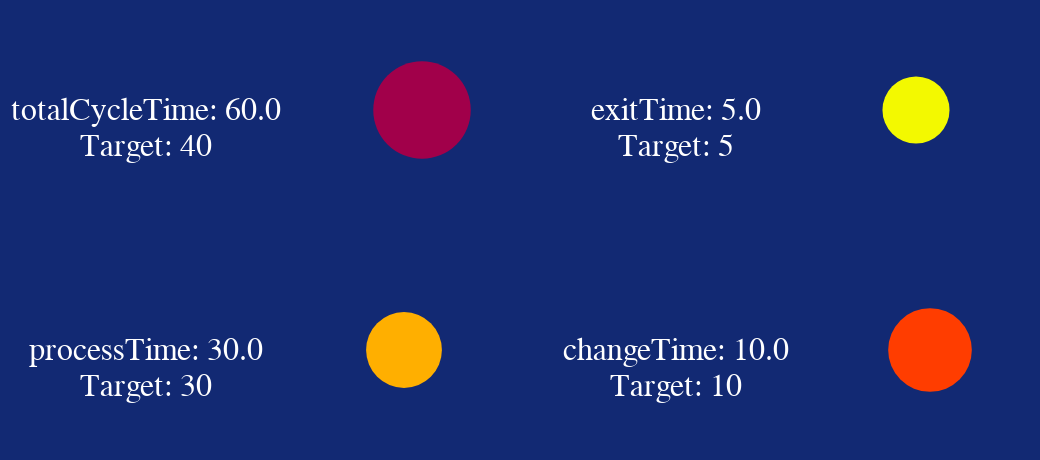

Write notebook code for a chart like this one.
### Code cell
blue_mrtk = "#122973"
kpis_columns = ['shiftIdentifier', 'locationId', 'validFrom', 'validTo', 'oee','oeeSetpoint', 
                'availability', 'efficiency', 'quality', 'fpy','fpySetPoint', 'partCount',
                'partCountSetPoint', 'countNIO', 'productivity', 'station']

cycle = pd.read_json("./simulation/CycleTimes.json")
kpi =   pd.read_json("./simulation/KPI.json")

with open(f'DadosSimulados/TargetsExtraSim.json') as f:
    targets = json.load(f)
    
def getMetric(t,iskpi=False):
    scaleCor = alt.Scale(domain=[0,targets[t]*.95,targets[t]*1.05],range=["green","yellow","red"] if not iskpi else ["red","yellow","green"])
    if (t in cycle.columns):
        v = cycle[t].iloc[0]
    else:
        v = kpi[t].iloc[0]
        
    return (alt.Chart().mark_text(fill="white").encode(
        text=alt.value([f"{t}: {v}",f"Target: {targets[t]}"]),
        size=alt.value(16)
    )) | (alt.Chart().mark_circle(fill="red").encode(
        size=alt.Size(f"mean({t}):Q", scale=alt.Scale(domain=[0, targets[t]*2], range=[3000,500] if iskpi else [500, 3000])),
        fill=alt.Fill(f"mean({t}):Q", scale=scaleCor)
    ) + alt.Chart().mark_text(fill="white").encode(
        text=alt.Text(f"mean({t}):Q", format='.4'),
        opacity=alt.value(0)
    ))

def getOverview(t, title=""):
    return alt.Chart().mark_text(fill="white").encode(
        text=alt.value(f"{title}"),
        size=alt.value(16)
    ) & (alt.Chart().mark_circle(fill="red").encode(
        size=alt.Size(f"{t}:Q", scale=alt.Scale(range=[80,800])),
        text=alt.value(f"{title}"),
    ) + alt.Chart().mark_text(fill="white").encode(
        text=alt.Text(f"mean({t}):Q", format='.4'),
        opacity=alt.value(0)
    ))
    
def getConfigs(chart):
    return chart.configure(
        background=blue_mrtk
    ).transform_lookup(lookup="station",
        from_=alt.LookupData(data=kpi.iloc[[0]], key='station', fields=list(kpis_columns))
    ).configure_axis(
        titleColor="white",
        labelColor="white",
        labelAngle=-45
    ).configure_header(
        titleColor=blue_mrtk,
        titleFontSize=14,
        labelColor=blue_mrtk,
        labelFontSize=14
    ).configure_legend(
        strokeColor='white',
        labelColor='white',
        titleColor='white',
        padding=1,
        tickCount=2,
        disable=True
    ).resolve_scale(
        fill='independent',
        size='independent'
    ).configure_view(
        strokeWidth=0,
        width=100,
        height=100
    ).transform_filter(
        "datum.station == 260"
    )

getConfigs(alt.hconcat(
    (getMetric("totalCycleTime") & getMetric("processTime")), (getMetric("exitTime") & getMetric("changeTime")),  
    data=cycle.iloc[[0]]
))

### Figure 1 — Vega-Lite specification as saved in the notebook (floating-point values rounded to 4 significant figures)
{"config": {"view": {"continuousWidth": 400, "continuousHeight": 300, "height": 100, "strokeWidth": 0, "width": 100}, "axis": {"labelAngle": -45, "labelColor": "white", "titleColor": "white"}, "background": "#122973", "header": {"labelColor": "#122973", "labelFontSize": 14, "titleColor": "#122973", "titleFontSize": 14}, "legend": {"disable": true, "labelColor": "white", "padding": 1, "strokeColor": "white", "tickCount": 2, "titleColor": "white"}}, "hconcat": [{"vconcat": [{"hconcat": [{"mark": {"type": "text", "fill": "white"}, "encoding": {"size": {"value": 16}, "text": {"value": ["totalCycleTime: 60.0", "Target: 40"]}}}, {"layer": [{"mark": {"type": "circle", "fill": "red"}, "encoding": {"fill": {"aggregate": "mean", "field": "totalCycleTime", "scale": {"domain": [0, 38.0, 42.0], "range": ["green", "yellow", "red"]}, "type": "quantitative"}, "size": {"aggregate": "mean", "field": "totalCycleTime", "scale": {"domain": [0, 80], "range": [500, 3000]}, "type": "quantitative"}}}, {"mark": {"type": "text", "fill": "white"}, "encoding": {"opacity": {"value": 0}, "text": {"aggregate": "mean", "field": "totalCycleTime", "format": ".4", "type": "quantitative"}}}]}]}, {"hconcat": [{"mark": {"type": "text", "fill": "white"}, "encoding": {"size": {"value": 16}, "text": {"value": ["processTime: 30.0", "Target: 30"]}}}, {"layer": [{"mark": {"type": "circle", "fill": "red"}, "encoding": {"fill": {"aggregate": "mean", "field": "processTime", "scale": {"domain": [0, 28.5, 31.5], "range": ["green", "yellow", "red"]}, "type": "quantitative"}, "size": {"aggregate": "mean", "field": "processTime", "scale": {"domain": [0, 60], "range": [500, 3000]}, "type": "quantitative"}}}, {"mark": {"type": "text", "fill": "white"}, "encoding": {"opacity": {"value": 0}, "text": {"aggregate": "mean", "field": "processTime", "format": ".4", "type": "quantitative"}}}]}]}]}, {"vconcat": [{"hconcat": [{"mark": {"type": "text", "fill": "white"}, "encoding": {"size": {"value": 16}, "text": {"value": ["exitTime: 5.0", "Target: 5"]}}}, {"layer": [{"mark": {"type": "circle", "fill": "red"}, "encoding": {"fill": {"aggregate": "mean", "field": "exitTime", "scale": {"domain": [0, 4.75, 5.25], "range": ["green", "yellow", "red"]}, "type": "quantitative"}, "size": {"aggregate": "mean", "field": "exitTime", "scale": {"domain": [0, 10], "range": [500, 3000]}, "type": "quantitative"}}}, {"mark": {"type": "text", "fill": "white"}, "encoding": {"opacity": {"value": 0}, "text": {"aggregate": "mean", "field": "exitTime", "format": ".4", "type": "quantitative"}}}]}]}, {"hconcat": [{"mark": {"type": "text", "fill": "white"}, "encoding": {"size": {"value": 16}, "text": {"value": ["changeTime: 10.0", "Target: 10"]}}}, {"layer": [{"mark": {"type": "circle", "fill": "red"}, "encoding": {"fill": {"aggregate": "mean", "field": "changeTime", "scale": {"domain": [0, 9.5, 10.5], "range": ["green", "yellow", "red"]}, "type": "quantitative"}, "size": {"aggregate": "mean", "field": "changeTime", "scale": {"domain": [0, 20], "range": [500, 3000]}, "type": "quantitative"}}}, {"mark": {"type": "text", "fill": "white"}, "encoding": {"opacity": {"value": 0}, "text": {"aggregate": "mean", "field": "changeTime", "format": ".4", "type": "quantitative"}}}]}]}]}], "data": {"name": "data-fd7bdd5db9e85526fd0395b223274874"}, "resolve": {"scale": {"fill": "independent", "size": "independent"}}, "transform": [{"lookup": "station", "from": {"data": {"name": "data-5a674878822f3346a0e8a09b8c45fda4"}, "key": "station", "fields": ["shiftIdentifier", "locationId", "validFrom", "validTo", "oee", "oeeSetpoint", "availability", "efficiency", "quality", "fpy", "fpySetPoint", "partCount", "partCountSetPoint", "countNIO", "productivity", "station"]}}, {"filter": "datum.station == 260"}], "$schema": "https://vega.github.io/schema/vega-lite/v4.17.0.json", "datasets": {"data-fd7bdd5db9e85526fd0395b223274874": [{"Reference": 10000000000.0, "SerialNumber": "83700220220239999999989", "changeTime": 10.0, "exitTime": 5.0, "line": 10, "myKey": 99010.0, "processTime": 30.0, "station": 260, "timeStamp": "2023-02-22T05:45:03.138231100", "totalCycleTime": 60.0, "index": 0, "id": null, "serialNumber": null, "reference": null}], "data-5a674878822f3346a0e8a09b8c45fda4": [{"shiftIdentifier": 0, "locationId": 10, "validFrom": "2022-10-03T04:45:00+01:00", "validTo": "2022-10-03T12:45:00+01:00", "oee": 78.69, "oeeSetpoint": 100, "availability": 83.81, "efficiency": 96.18, "quality": 98.7, "fpy": -1.0, "fpySetPoint": -1.0, "partCount": 121, "partCountSetPoint": 100, "countNIO": 0, "productivity": 0, "station": 260, "index": 0}]}}
